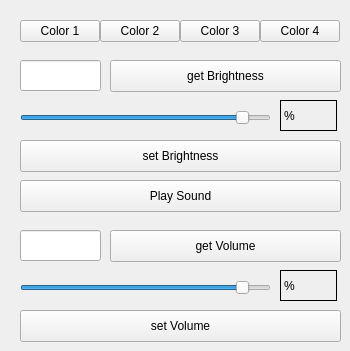
    <widget class="QWidget" name="tab_7">
     <attribute name="title">
      <string>Test</string>
     </attribute>
     <widget class="QPushButton" name="btnColor1">
      <property name="geometry">
       <rect>
        <x>20</x>
        <y>20</y>
        <width>80</width>
        <height>22</height>
       </rect>
      </property>
      <property name="text">
       <string>Color 1</string>
      </property>
     </widget>
     <widget class="QPushButton" name="btnColor2">
      <property name="geometry">
       <rect>
        <x>100</x>
        <y>20</y>
        <width>80</width>
        <height>22</height>
       </rect>
      </property>
      <property name="text">
       <string>Color 2</string>
      </property>
     </widget>
     <widget class="QPushButton" name="btnColor3">
      <property name="geometry">
       <rect>
        <x>180</x>
        <y>20</y>
        <width>80</width>
        <height>22</height>
       </rect>
      </property>
      <property name="text">
       <string>Color 3</string>
      </property>
     </widget>
     <widget class="QPushButton" name="btnColor4">
      <property name="geometry">
       <rect>
        <x>260</x>
        <y>20</y>
        <width>80</width>
        <height>22</height>
       </rect>
      </property>
      <property name="text">
       <string>Color 4</string>
      </property>
     </widget>
     <widget class="QPushButton" name="btnsetBrightness">
      <property name="geometry">
       <rect>
        <x>20</x>
        <y>140</y>
        <width>321</width>
        <height>32</height>
       </rect>
      </property>
      <property name="styleSheet">
       <string notr="true"/>
      </property>
      <property name="text">
       <string>set Brightness</string>
      </property>
     </widget>
     <widget class="QLineEdit" name="leBrightness">
      <property name="geometry">
       <rect>
        <x>20</x>
        <y>60</y>
        <width>81</width>
        <height>31</height>
       </rect>
      </property>
     </widget>
     <widget class="QPushButton" name="btnGetBrightness">
      <property name="geometry">
       <rect>
        <x>110</x>
        <y>60</y>
        <width>231</width>
        <height>32</height>
       </rect>
      </property>
      <property name="styleSheet">
       <string notr="true"/>
      </property>
      <property name="text">
       <string>get Brightness</string>
      </property>
     </widget>
     <widget class="QLabel" name="lBrightness">
      <property name="geometry">
       <rect>
        <x>280</x>
        <y>100</y>
        <width>57</width>
        <height>31</height>
       </rect>
      </property>
      <property name="frameShape">
       <enum>QFrame::Shape::Box</enum>
      </property>
      <property name="text">
       <string>%</string>
      </property>
     </widget>
     <widget class="QSlider" name="hsBrightness">
      <property name="geometry">
       <rect>
        <x>20</x>
        <y>110</y>
        <width>251</width>
        <height>16</height>
       </rect>
      </property>
      <property name="value">
       <number>90</number>
      </property>
      <property name="orientation">
       <enum>Qt::Orientation::Horizontal</enum>
      </property>
     </widget>
     <widget class="QPushButton" name="btnPlaySound">
      <property name="geometry">
       <rect>
        <x>20</x>
        <y>180</y>
        <width>321</width>
        <height>32</height>
       </rect>
      </property>
      <property name="styleSheet">
       <string notr="true"/>
      </property>
      <property name="text">
       <string>Play Sound</string>
      </property>
     </widget>
     <widget class="QLineEdit" name="leVol">
      <property name="geometry">
       <rect>
        <x>20</x>
        <y>230</y>
        <width>81</width>
        <height>31</height>
       </rect>
      </property>
     </widget>
     <widget class="QPushButton" name="btnGetVol">
      <property name="geometry">
       <rect>
        <x>110</x>
        <y>230</y>
        <width>231</width>
        <height>32</height>
       </rect>
      </property>
      <property name="styleSheet">
       <string notr="true"/>
      </property>
      <property name="text">
       <string>get Volume</string>
      </property>
     </widget>
     <widget class="QSlider" name="hsVol">
      <property name="geometry">
       <rect>
        <x>20</x>
        <y>280</y>
        <width>251</width>
        <height>16</height>
       </rect>
      </property>
      <property name="value">
       <number>90</number>
      </property>
      <property name="orientation">
       <enum>Qt::Orientation::Horizontal</enum>
      </property>
     </widget>
     <widget class="QLabel" name="lVol">
      <property name="geometry">
       <rect>
        <x>280</x>
        <y>270</y>
        <width>57</width>
        <height>31</height>
       </rect>
      </property>
      <property name="frameShape">
       <enum>QFrame::Shape::Box</enum>
      </property>
      <property name="text">
       <string>%</string>
      </property>
     </widget>
     <widget class="QPushButton" name="btnsetVol">
      <property name="geometry">
       <rect>
        <x>20</x>
        <y>310</y>
        <width>321</width>
        <height>32</height>
       </rect>
      </property>
      <property name="styleSheet">
       <string notr="true"/>
      </property>
      <property name="text">
       <string>set Volume</string>
      </property>
     </widget>
    </widget>
